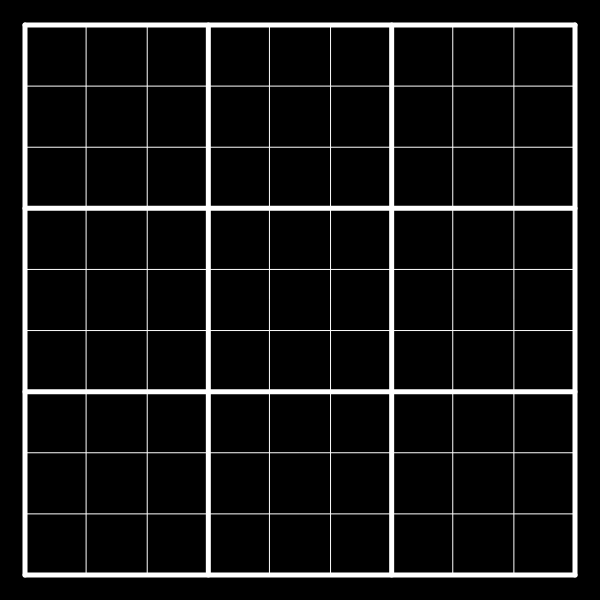
Frame 1 (no input)
Frame 60 (no input): identical to frame 1, image omitted
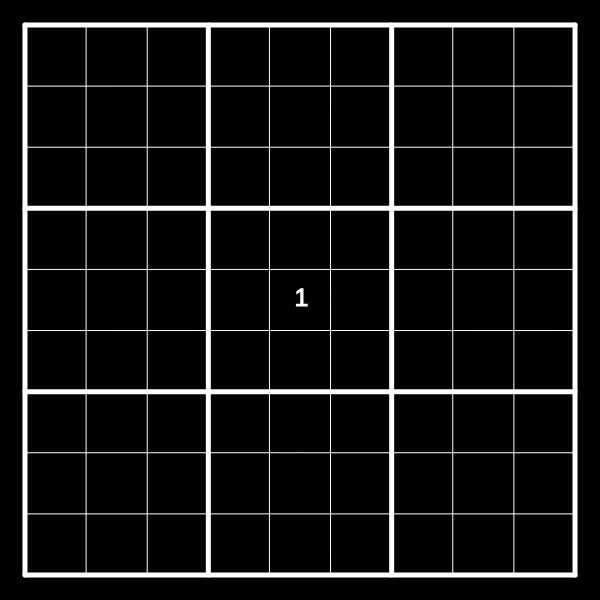
Frame 120 (the mouse pressed at the canvas centre since frame 60)

The p5.js sketch that drew these frames (run headless with seeded random() and noise() and a simulated clock; from frame 60 on, the mouse is pressed at the canvas centre):

// p5.js sketch
// ── sketch.js
let table = []
let space = 25;

let state = "UnSolved";

function mousePressed(){
  
  if(mouseX > width-space || mouseX < 0+space || mouseY > height-space || mouseY < 0+space){
    return;
  }

  if(state == "UnSolved"){
  
    let xoffset = (width-2*space)/9;
    let yoffset = (height-2*space)/9;
    
    let xIndex = floor((mouseX-space)/xoffset);
    let yIndex = floor((mouseY-space)/yoffset);
    
    table[yIndex][xIndex].number += 1;
    if(table[yIndex][xIndex].number >= 10){
      table[yIndex][xIndex].number = 0;
      table[yIndex][xIndex].fixed = false;
    } else {
      table[yIndex][xIndex].fixed = true;
    }

  } else {
    reset();
    state = "UnSolved";
  }
  
}

function reset(){
  for(let i = 0 ; i < 9 ; i+=1){
    for(let j = 0 ; j < 9 ; j+=1){
      if(!table[i][j].fixed){
        table[i][j].number = 0;
        table[i][j].colour = color(255, 255, 255);
      }
    }
  }
}

let slider;

function setup() {
  createCanvas(600, 600);
  
  table = new Array(9);
  for(let i = 0 ; i < 9 ; i+=1){
    table[i] = new Array(9);
  }
  
  for(let i = 0 ; i < 9 ; i+=1){
    for(let j = 0 ; j < 9 ; j+=1){
      table[i][j] = {number:0, colour: color(255, 255, 255), fixed: false};
    }
  }
  
  slider = createSlider(0, 1, 0.4, 0);
  
}

function drawBoard(){
  
  let xoffset = (width-2*space)/9;
  let yoffset = (height-2*space)/9;
  
  let count = 3;
  for(let x = space ; x < width-space ; x += xoffset){
    stroke(255);
    
    if(count == 3){
      strokeWeight(5);
      count = 0;
    } else {
      strokeWeight(1);
    }
    
    line(x, space, x, height-space);
    count += 1;
  }
  
  count = 3;
  for(let y = space ; y < height-space ; y += yoffset){
    
    if(count == 3){
      strokeWeight(5);
      count = 0;
    } else {
      strokeWeight(1);
    }
    
    stroke(255);
    
    line(space, y, width-space, y);
    count += 1;
  }
  
  
  
  let x = 2*space;
  let y = yoffset;
  
  textSize(25);
  strokeWeight(1);
  
  
  for(let i = 0 ; i < 9 ; i+=1){
    for(let j = 0 ; j < 9 ; j+=1){
      if(table[i][j].number != 0){
        fill(table[i][j].colour);
        stroke(table[i][j].colour);
      } else {
        fill(0);
        stroke(0);
      }
      text(table[i][j].number, x, y);
      x += xoffset;
    }
    x = 2*space;
    y += yoffset;
  }
}

function draw() {
  background(0);
  
  drawBoard();
  
  
}
// ── solver.js
async function trySolve(){
    if(!isBoardValid()){
      print("Invalid Board");
      return;
    }
    if(await solver(0, 0)){
      print("Solved");
      state = "Solved";

      for(let i = 0 ; i < 9 ; i+=1){
        for(let j = 0 ; j < 9 ; j+=1){
          if(!table[i][j].fixed){
            table[i][j].colour = color(100, 255, 0);
          }
        }
      }
    } else {
      print("impossible to solve");

      for(let i = 0 ; i < 9 ; i+=1){
        for(let j = 0 ; j < 9 ; j+=1){
          table[i][j].colour = color(255, 0, 0);
        }
      }

      state = "UnSolved";
    }
    
    
    
  
  }
  
  let speedSleep = 0.1;
  
  function isBoardValid(){
  
    for(let i = 0 ; i < 9 ; i+=1){
      for(let j = 0 ; j < 9 ; j+=1){
        if(!lineIsCorrect(i, j) || !columnIsCorrect(i, j) || !squareIsCorrect(i, j)){
          return false;
        }
      }
    }
    return true;
  }
  
  async function solver(row, col){
    if(row == 9){
      return true;
    }
    if(table[row][col].number != 0){
  
      return (col == 8) ? await solver(row+1, 0) : await solver(row, col+1);
    } else {
      table[row][col].colour = color(255, 0, 0);
      for(let i = 1 ; i < 10 ; i++){
        table[row][col].number = i;
        
        if(random(0,1) > slider.value()) await sleep(1);
        
        if(lineIsCorrect(row, col) && columnIsCorrect(row, col) && squareIsCorrect(row, col)){
          table[row][col].colour = color(255, 255, 0);
          if((col == 8) ? await solver(row+1, 0) : await solver(row, col+1)){
            return true;
          }
        }
      }
    }
    
    table[row][col].number = 0;
    return false;
  }
  
  function lineIsCorrect(row, col){
    for(let i = 0 ; i < 9 ; i+=1){
      if(table[row][i].number != 0 && i != col && table[row][i].number == table[row][col].number){
  
        return false;
      }
    }
    return true;
  }
  
  function columnIsCorrect(row, col){
    for(let i = 0 ; i < 9 ; i+=1){
      if(table[i][col].number != 0 && i != row && table[i][col].number == table[row][col].number){
        return false;
      }
    }
    return true;
  }
  
  function squareIsCorrect(row, col){
    
    let init_line = 3*int(row/3);
    let init_col = 3*int(col/3);
    
    for(let i = 0 ; i < 3 ; i+=1){
      for(let j = 0 ; j < 3 ; j+=1){
        if(init_line+i != row && init_col+j != col){
          if(table[init_line+i][init_col+j].number != 0 && table[init_line+i][init_col+j].number == table[row][col].number){
            return false;
          }
        }
        
      }
    }
    return true;
    
  }
  
  function sleep(ms){
    return new Promise(resolve => setTimeout(resolve,ms));
  }
